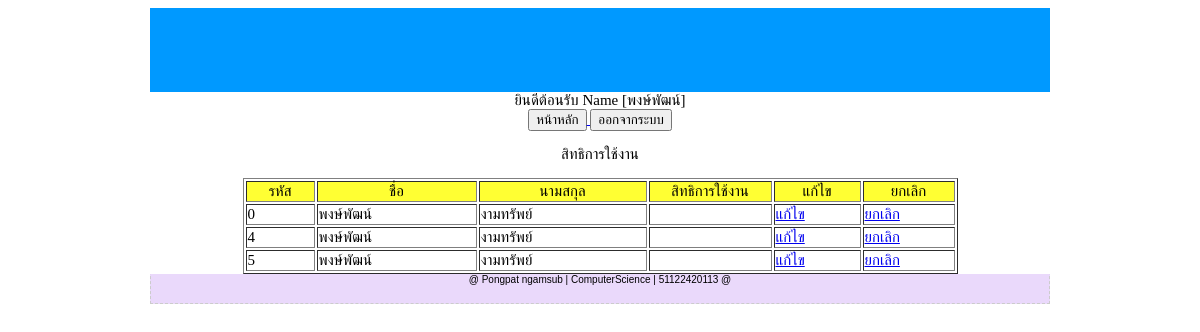
Page /admin/status_from.php on the committed database.
### tables this page shows
CREATE TABLE `customer` (
  `customer_id` int(11) NOT NULL auto_increment,
  `customer_name` varchar(50) NOT NULL,
  `customer_lname` varchar(50) NOT NULL,
  `customer_username` varchar(50) NOT NULL,
  `customer_password` varchar(10) NOT NULL,
  `customer_sex` varchar(5) NOT NULL,
  `customer_email` varchar(50) NOT NULL,
  `customer_addres` varchar(100) NOT NULL,
  `customer_tell` varchar(20) NOT NULL,
  `customer_career` varchar(20) NOT NULL,
  `customer_status` varchar(10) NOT NULL,
  `customer_picture` varchar(50) NOT NULL,
  `id_status` varchar(1) NOT NULL,
  PRIMARY KEY  (`customer_id`)
);

### admin/status_from.php (the view, shortened to what this page needs)
<!DOCTYPE html PUBLIC "-//W3C//DTD XHTML 1.0 Transitional//EN" "http://www.w3.org/TR/xhtml1/DTD/xhtml1-transitional.dtd">
<html xmlns="http://www.w3.org/1999/xhtml">
<head>
<link rel="stylesheet" type="text/css" href="../css/styles.css"/>
</head>
<body>
<div id="wrapper">
  <div id="header">
  </div>
  <div id="content">
<center>
  <form id="form2" name="form2" method="post" action="">
      	      <?
    $sql = "
		SELECT *
		FROM customer
		where customer_id='$customer_id'";
	$result = mysql_query($sql) or die(mysql_error());
	while($data = mysql_fetch_array($result)){
	?>
 ยินดีต้อนรับ Name [<? echo $data["customer_name"]?>]
    <? } ?>
  </form>
      <a href="admin_index.php">
    <input type="submit" name="button" id="button" value="หน้าหลัก" />
    </a>
    <a href="#">
    <input type="submit" name="button2" id="button2" value="ออกจากระบบ" />
    </a>
</center>
    <form id="form1" name="form1" method="post" action="">
      <label>
      <div align="center">
        <p>สิทธิการใช้งาน</p>
      </div>
      <div align="center">
<table width="715" border="1" align="center">
    	      <tr bgcolor="#FFFF33">
    	        <td width="65" align="center">รหัส</td>
    	        <td width="156" align="center">ชื่อ</td>
                <td width="164" align="center">นามสกุล</td>
    	        <td width="119" align="center">สิทธิการใช้งาน</td>
                <td width="83" align="center">แก้ไข</td>
                <td width="88" align="center">ยกเลิก</td>
          </tr>
    	      <?
    $sql = "
		SELECT *
		FROM customer
		ORDER BY customer_id
	";
	$result = mysql_query($sql) or die(mysql_error());
	while($data = mysql_fetch_array($result)){
	?>
    	      <tr>
    	        <td bgcolor="#FFFFFF"><? echo $data["customer_id"]?></td>
    	        <td bgcolor="#FFFFFF"><? echo $data["customer_name"]?></td>
                <td bgcolor="#FFFFFF"><? echo $data["customer_lname"]?></td>
                <td bgcolor="#FFFFFF"><? echo $data["customer_status"]?></td>
                <td bgcolor="#FFFFFF"><a href="status_from_update.php?customer_id=<? echo $data["customer_id"]?>">แก้ไข</a></td>
                <td bgcolor="#FFFFFF"><a href="status_sql_del.php?customer_id=<? echo $data["customer_id"]?>">ยกเลิก</a></td>
          </tr>
    	      <?
	}
	?>
        </table>
      </div>
      </label>
    </form>
  </div>
  <div id="footer"><p> @ Pongpat ngamsub | ComputerScience | 51122420113 @ </p></div>
</div>
</body>
</html>

### css/styles.css (style rules this page uses)
body { font-size:15px; }
#wrapper { width:900px; margin:0 auto; background:#09f; }
#header { height:80px; background:#09F; padding:2px; }
#content { width:900px; float:left; background:#FFF; }
#footer { text-align:center; border:1px dashed #ccc; padding:8px; font-family:Arial, Helvetica, sans-serif; font-size:10px; background:#ead9fb; }

### rows in the picture
customer: customer_name "พงษ์พัฒน์", customer_id "0", customer_lname "งามทรัพย์"
customer: customer_id "4", customer_name "พงษ์พัฒน์", customer_lname "งามทรัพย์"
customer: customer_id "5", customer_name "พงษ์พัฒน์", customer_lname "งามทรัพย์"
